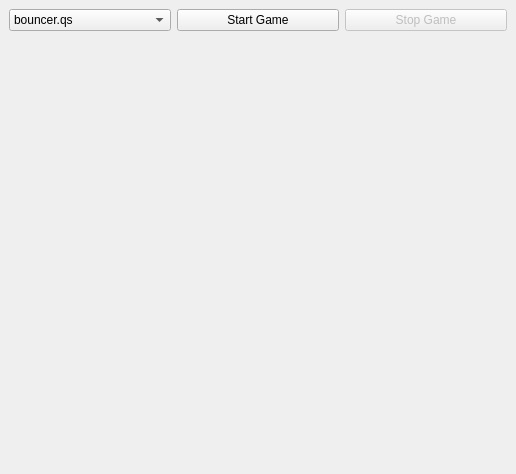
<?xml version="1.0" encoding="UTF-8"?>
<ui version="4.0">
 <class>GameWindow</class>
 <widget class="QMainWindow" name="GameWindow">
  <property name="geometry">
   <rect>
    <x>0</x>
    <y>0</y>
    <width>516</width>
    <height>474</height>
   </rect>
  </property>
  <property name="windowTitle">
   <string>QSA Game</string>
  </property>
  <widget class="QWidget" name="gridLayout">
   <layout class="QGridLayout">
    <item row="1" column="0" colspan="3">
     <widget class="PlayField" name="playField" native="true"/>
    </item>
    <item row="0" column="0">
     <widget class="QComboBox" name="combo">
      <item>
       <property name="text">
        <string>bouncer.qs</string>
       </property>
      </item>
      <item>
       <property name="text">
        <string>shooter.qs</string>
       </property>
      </item>
     </widget>
    </item>
    <item row="0" column="1">
     <widget class="QPushButton" name="startButton">
      <property name="text">
       <string>Start Game</string>
      </property>
     </widget>
    </item>
    <item row="0" column="2">
     <widget class="QPushButton" name="stopButton">
      <property name="enabled">
       <bool>false</bool>
      </property>
      <property name="text">
       <string>Stop Game</string>
      </property>
     </widget>
    </item>
   </layout>
  </widget>
 </widget>
 <customwidgets>
  <customwidget>
   <class>PlayField</class>
   <extends>QWidget</extends>
   <header>playfield.h</header>
  </customwidget>
 </customwidgets>
 <resources/>
 <connections/>
</ui>
